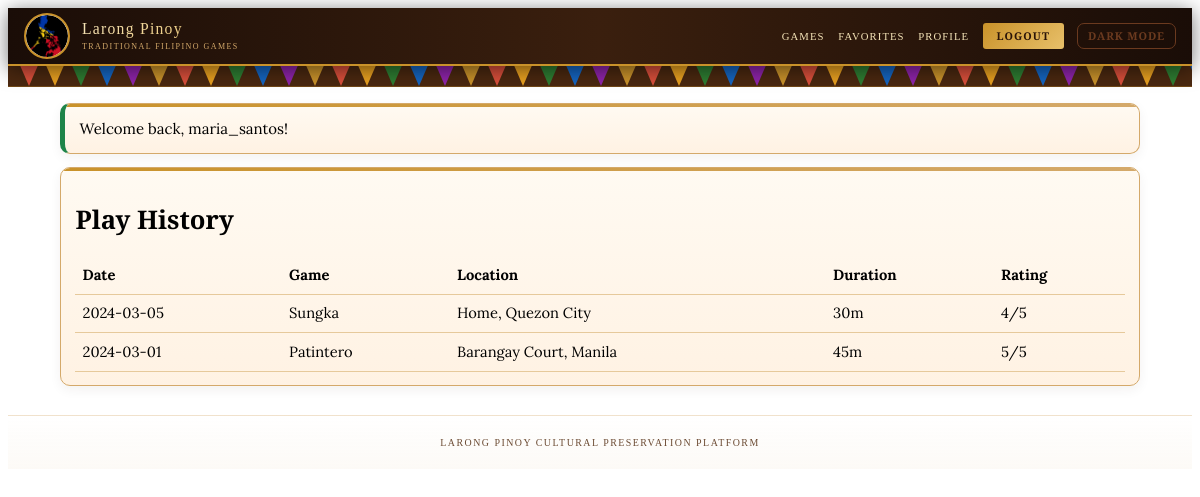
/user/play_history.php (signed in), run on the app's committed database.
### tables this page shows
CREATE TABLE Play_Log (
    log_id INT AUTO_INCREMENT PRIMARY KEY,
    user_id INT NOT NULL,
    game_id INT NOT NULL,
    played_date DATE NOT NULL,
    location VARCHAR(255),
    players_count INT,
    duration_minutes INT,
    enjoyment_rating INT CHECK (enjoyment_rating BETWEEN 1 AND 5),
    notes TEXT,
    FOREIGN KEY (user_id) REFERENCES User_Account(user_id) ON DELETE CASCADE,
    FOREIGN KEY (game_id) REFERENCES Traditional_Game(game_id) ON DELETE CASCADE
);

CREATE TABLE Traditional_Game (
    game_id INT AUTO_INCREMENT PRIMARY KEY,
    game_name VARCHAR(100) NOT NULL,
    game_description TEXT,
    game_rules TEXT,
    setup_instructions TEXT,
    how_to_win TEXT,
    play_environment ENUM('Indoor', 'Outdoor', 'Both') NOT NULL,
    frequency_of_practice ENUM('Frequent', 'Occasional', 'Rare', 'Extinct') DEFAULT 'Occasional',
    video_link VARCHAR(255),
    image_gallery JSON,
    cultural_significance TEXT,
    origin_region VARCHAR(100),
    created_at TIMESTAMP DEFAULT CURRENT_TIMESTAMP,
    updated_at TIMESTAMP DEFAULT CURRENT_TIMESTAMP ON UPDATE CURRENT_TIMESTAMP
);

### includes/functions.php (called while the page is built, shortened)
<?php
function h(string $value): string { return htmlspecialchars($value, ENT_QUOTES, 'UTF-8'); }
function isLoggedIn(): bool { return isset($_SESSION['user']); }
function getFlash(): ?array { if (!isset($_SESSION['flash'])) return null; $f=$_SESSION['flash']; unset($_SESSION['flash']); return $f; }

### user/play_history.php (the view)
<?php require_once __DIR__ . '/../includes/functions.php'; requireLogin(); $u=currentUser();
$s=$pdo->prepare('SELECT p.played_date,p.location,p.duration_minutes,p.enjoyment_rating,g.game_name FROM Play_Log p JOIN Traditional_Game g ON g.game_id=p.game_id WHERE p.user_id=? ORDER BY p.played_date DESC');$s->execute([$u['user_id']]);$rows=$s->fetchAll();
$pageTitle='Play History'; include __DIR__ . '/../includes/header.php'; ?>
<section class="panel"><h1>Play History</h1><table class="table"><tr><th>Date</th><th>Game</th><th>Location</th><th>Duration</th><th>Rating</th></tr><?php foreach($rows as $x): ?><tr><td><?php echo h($x['played_date']); ?></td><td><?php echo h($x['game_name']); ?></td><td><?php echo h($x['location']); ?></td><td><?php echo (int)$x['duration_minutes']; ?>m</td><td><?php echo (int)$x['enjoyment_rating']; ?>/5</td></tr><?php endforeach; ?></table></section>
<?php include __DIR__ . '/../includes/footer.php'; ?>

### includes/header.php (shortened to what this page needs)
<?php require_once __DIR__ . '/functions.php'; $pageTitle = $pageTitle ?? 'Larong Pinoy'; $flash = getFlash(); $assetVersion = (string)@filemtime(__DIR__ . '/../css/common.css'); ?>
<!DOCTYPE html><html lang="en"><head>
<link rel="stylesheet" href="/larong_pinoy/css/common.css?v=<?php echo h($assetVersion); ?>"><link rel="stylesheet" href="/larong_pinoy/assets/css/style.css?v=<?php echo h($assetVersion); ?>">
</head><body>
<?php include __DIR__ . '/navbar.php'; ?>
<div class="bandiritas" id="bandiritasContainer"></div>
<main class="page-container">
<?php if ($flash): ?><div class="panel" style="border-left:5px solid <?php echo $flash['type']==='error'?'#c0392b':'#1e8449'; ?>"><?php echo h($flash['message']); ?></div><?php endif; ?>

### includes/navbar.php (shortened to what this page needs)
<nav class="navbar"><a class="navbar-brand" href="/larong_pinoy/index.php"><div class="navbar-logo"><img src="/larong_pinoy/assets/images/philippines-logo.png" alt="Philippines logo"></div><div><div class="navbar-title">Larong Pinoy</div><div class="navbar-subtitle">Traditional Filipino Games</div></div></a>
<div class="navbar-links" id="navLinks">
<a href="/larong_pinoy/games/list.php">Games</a>
<?php if (isLoggedIn()): ?>
<a href="/larong_pinoy/user/favorites.php">Favorites</a>
<a href="/larong_pinoy/user/profile.php">Profile</a>
<a class="nav-btn" href="/larong_pinoy/logout.php">Logout</a>
<?php else: ?>
<a href="/larong_pinoy/login.php">Login</a><a class="nav-btn" href="/larong_pinoy/register.php">Register</a>
<?php endif; ?>
<button type="button" id="themeToggle" class="btn btn-outline theme-toggle">Dark Mode</button>
</div></nav>

### includes/footer.php (shortened to what this page needs)
</main><footer class="site-footer">Larong Pinoy Cultural Preservation Platform</footer>
</body></html>

### css/common.css (style rules this page uses)
:root { --brown-dark: #2a1408; --brown-mid: #4a2810; --brown-light: #6b4a32; --gold: #c9922a; --gold-light: #e8c06a; --gold-pale: #f5e4b8; --brass: #b08d4a; --tan: #d4a96a; --cream: #fffaf0; --cream-dark: #f3e8d8; --rattan: #7a5c3a; --text-dark: #2a1810; --text-mid: #4a3224; }
.page-container { max-width: 1080px; margin: 0 auto; padding: 1rem; }
body { font-family: 'Lora', serif; font-size: 15px; line-height: 1.55; overflow-x: hidden; }
h1, h2, h3, h4, h5, h6, .stat-title, .btn, .navbar-title { font-family: 'Cinzel', serif; line-height: 1.3; }
h1 { font-size: 1.6rem; }
.navbar { position: sticky; top: 0; z-index: 100; background: linear-gradient(90deg, #1a0d07 0%, #3a1f0e 50%, #1a0d07 100%); display: flex; align-items: center; padding: 0 1.5rem; height: 64px; box-shadow: 0 3px 20px rgba(0,0,0,.55); animation: navIn .5s ease both; border-bottom: 2px solid var(--gold); }
.navbar-brand { display: flex; align-items: center; gap: .75rem; text-decoration: none; }
.navbar-logo { height: 42px; width: 42px; border-radius: 50%; border: 2px solid var(--gold); background: var(--cream); display: flex; align-items: center; justify-content: center; overflow: hidden; animation: glow 3s ease-in-out infinite; flex-shrink: 0; }
.navbar-logo img { width: 100%; height: 100%; object-fit: cover; object-position: center; border-radius: 50%; }
.navbar-title { font-family: 'Cinzel Decorative', serif !important; font-size: .98rem !important; background: linear-gradient(135deg, var(--gold-pale), var(--gold-light), var(--gold)); background-size: 200% 100%; -webkit-background-clip: text; -webkit-text-fill-color: transparent; background-clip: text; animation: shimmer 3s linear infinite; letter-spacing: .08em; }
.navbar-subtitle { font-family: 'Cinzel', serif; font-size: .5rem; color: var(--tan); letter-spacing: .18em; text-transform: uppercase; margin-top: 1px; }
.navbar-links { margin-left: auto; display: flex; gap: 1.2rem !important; align-items: center; }
.navbar-links a { font-family: 'Cinzel', serif; font-size: .67rem !important; color: var(--gold-pale); text-decoration: none; letter-spacing: .1em; text-transform: uppercase; transition: color .2s, text-shadow .2s; animation: fadeDown .5s ease both; }
.nav-btn { background: linear-gradient(135deg, var(--gold), var(--gold-light)) !important; color: var(--brown-dark) !important; padding: .3rem .85rem; border-radius: 3px; font-weight: 700; }
.bandiritas { width: 100%; background: var(--brown-mid); height: 20px !important; display: flex; align-items: flex-end; overflow: hidden; position: relative; z-index: 5; border-bottom: 1px solid rgba(201,146,42,.3); }
.panel { background: linear-gradient(180deg, #fffaf2, #fff2e3); border: 1px solid #d4a96a; border-radius: 10px; padding: .82rem .9rem; margin-bottom: .8rem; box-shadow: 0 4px 12px rgba(59,31,14,.06); position: relative; overflow: hidden; transition: transform .22s, box-shadow .22s; }
.panel::before { content: ''; position: absolute; top: 0; left: 0; right: 0; height: 2.5px; background: linear-gradient(90deg, var(--gold), var(--tan), var(--gold)); background-size: 200% 100%; animation: shimmer 3.5s linear infinite; }
.btn { display: inline-block; padding: .45rem .78rem; border: 0; border-radius: 7px; cursor: pointer; text-decoration: none; font-weight: 700; font-size: .84rem; transition: .2s transform, .2s box-shadow; position: relative; overflow: hidden; font-family: 'Cinzel', serif; letter-spacing: .08em; text-transform: uppercase; }
.btn::after { content: ''; position: absolute; inset: 0; background: rgba(255,255,255,.15); transform: translateX(-100%); transition: transform .35s ease; }
.btn-outline { border: 1.5px solid var(--brass); color: var(--brown-dark); background: transparent; }
.table { width: 100%; border-collapse: collapse; }
.table th, .table td { border-bottom: 1px solid #e6c99b; padding: .45rem; text-align: left; font-size: .92rem; }
.table tbody tr { transition: background .15s; }
.theme-toggle { padding: .31rem .62rem; font-size: .68rem; }
.site-footer { text-align: center; padding: 1.2rem; font-family: 'Cinzel', serif; font-size: .62rem; letter-spacing: .15em; color: var(--brown-light); text-transform: uppercase; position: relative; z-index: 2; border-top: 1px solid rgba(212,169,106,.3); background: linear-gradient(0deg, rgba(212,169,106,.06), transparent); }

### data on the page
play_log: played_date "2024-03-05", game.game_name "Sungka", location "Home, Quezon City", duration_minutes "30", enjoyment_rating "4"
play_log: played_date "2024-03-01", game.game_name "Patintero", location "Barangay Court, Manila", duration_minutes "45", enjoyment_rating "5"

### other printed values
$flash['message'] "Welcome back, maria_santos!"
